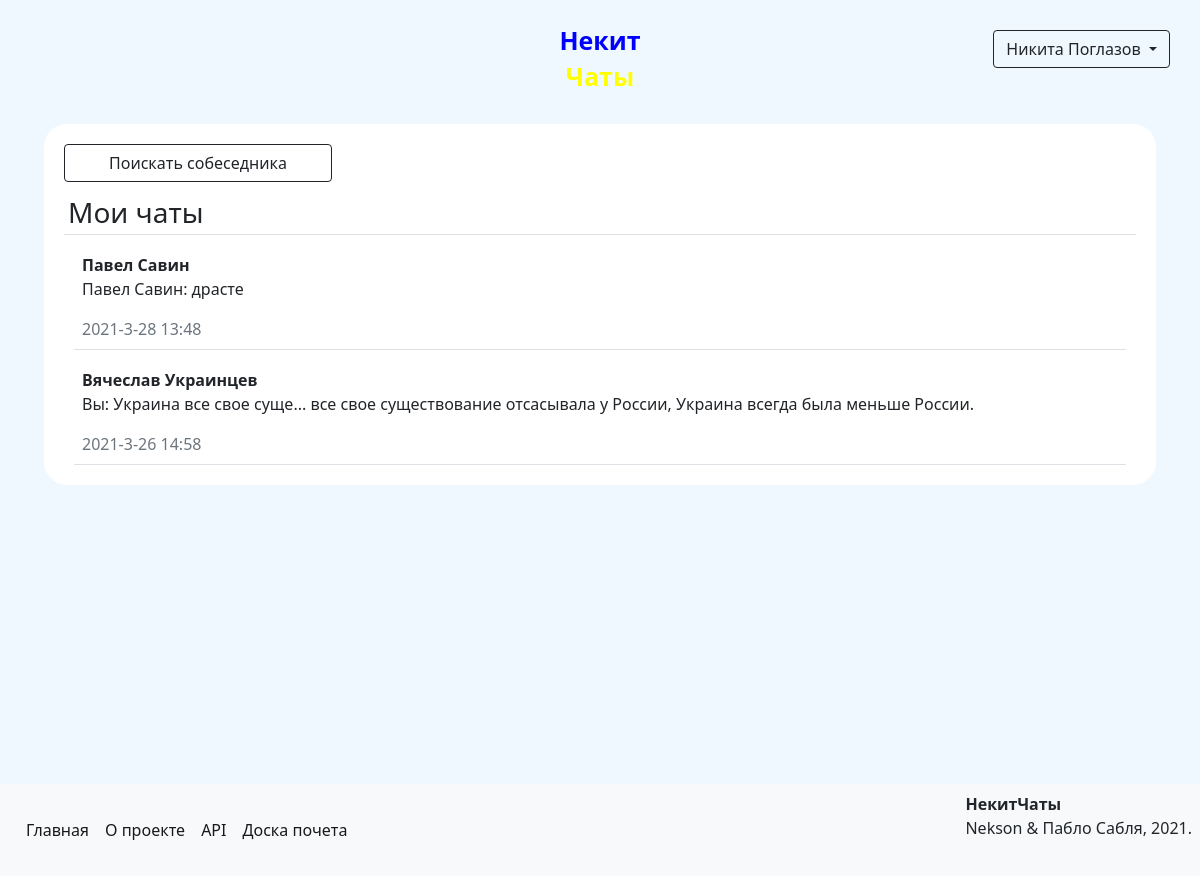
Page /conversations (signed in) on the earlier database version.
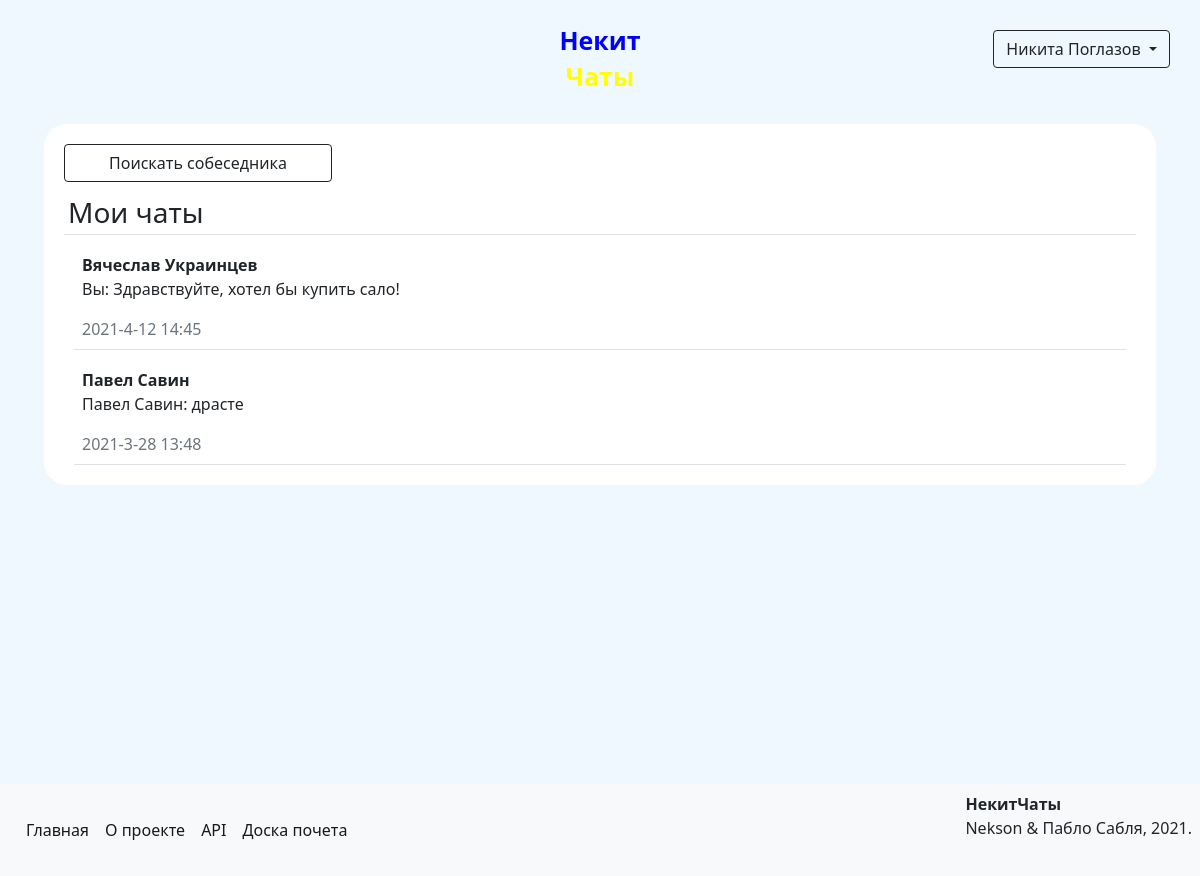
Same page on the later database version.
### data/models/user.py (models this page shows, shortened)
class User(SqlAlchemyBase, UserMixin, SerializerMixin):
    __tablename__ = 'users'
    serialize_rules = ('-advertisements',)
    id = Column(Integer, autoincrement=True, primary_key=True)
    name = Column(Unicode)
    surname = Column(Unicode)
    birthday = Column(DateTime)
    email = Column(String, unique=True)
    phone_number = Column(String, unique=True)
    hashed_password = Column(String)
    registration_time = Column(DateTime, default=datetime.now)
    rating = Column(Integer, default=0)
    rank_id = Column(Integer, ForeignKey('ranks.id'))
    position = Column(Integer)
    admin = Column(Boolean, default=0)
    advertisements = relationship('Advertisement', back_populates='author')
    interests = relationship('Interest', secondary='users_to_interests', backref='users')
    rank = relationship('Rank')

### data/models/content.py (models this page shows)
class Content(SqlAlchemyBase, SerializerMixin):
    __tablename__ = 'contents'
    id = Column(Integer, autoincrement=True, primary_key=True)
    content = Column(Text)

### data/models/message.py (models this page shows, shortened)
class Message(SqlAlchemyBase, SerializerMixin):
    __tablename__ = 'messages'
    id = Column(Integer, autoincrement=True, primary_key=True)
    to_id = Column(Integer, ForeignKey("users.id"))
    from_id = Column(Integer, ForeignKey("users.id"))
    content_id = Column(Integer, ForeignKey("contents.id"))
    created_at = Column(DateTime, default=datetime.now)
    sender = relationship("User", foreign_keys=[from_id])
    receiver = relationship("User", foreign_keys=[to_id])
    content = relationship("Content")

### main.py (the view)
@app.route('/conversations', methods=['GET', 'POST'])
@login_required
def conversations():
    from itertools import groupby
    session = create_session()
    messages = session.query(Message).filter((Message.to_id == current_user.id) |
                                             (Message.from_id == current_user.id)).all()
    companions = sorted([msg.sender if msg.sender != current_user else msg.receiver for msg in messages],
                        key=lambda x: x.name)
    companions = list(reversed([user[0] for user in groupby(companions)]))
    last_messages = []
    for user in companions:
        last_messages.append(session.query(Message).filter(((Message.to_id == current_user.id) &
                                                            (Message.from_id == user.id)) |
                                                           ((Message.from_id == current_user.id) &
                                                            (Message.to_id == user.id))).all()[-1])
    conversations_list = sorted([[companions[i], last_messages[i]] for i in range(len(companions))],
                                key=lambda x: x[1].created_at)[::-1]
    return render_template('conversations.html', conversations_list=conversations_list)

### data/db_session.py (called while the page is built)
def create_session() -> Session:
    global __factory
    return __factory()

### main.py (called while the page is built)
@login_manager.user_loader
def load_user(user_id):
    session = create_session()
    return session.query(User).get(user_id)

### templates/conversations.html
{% extends "base.html" %}
{% block content %}
    <form>
        <div>
            <a class="btn btn-outline-dark w-25 rounded-bottom" href="/search">Поискать собеседника</a>
        </div>
        <div>
            <h3 class="border-bottom p-1">Мои чаты</h3>
            {% for user, msg in conversations_list %}
                <a href="/conversation/{{ user.id }}#bottom" class="text-reset">
                    <div class="border-bottom p-2 text-truncate">
                        <b>{{ user.name }} {{ user.surname }}</b>
                        <p>{% if msg.sender == current_user %}Вы{% else %}{{ msg.sender.name }} {{ msg.sender.surname }}{% endif %}: {{ msg.content.content }}</p>
                        <span class="text-secondary">{{ msg.created_at.year }}-{{ msg.created_at.month }}-{{ msg.created_at.day }} {{ msg.created_at.hour }}:{{ msg.created_at.minute }}</span>
                    </div>
                </a>
            {% endfor %}
        </div>
    </form>
{% endblock %}

Differences in the rows shown:
changed User "Вячеслав": content.content "Украина все свое суще... все свое существование отсасывала у России, Украина всегда была меньше России." → "Здравствуйте, хотел бы купить сало!"; created_at.month "3" → "4"; created_at.day "26" → "12"; created_at.minute "58" → "45"; moves up the list
